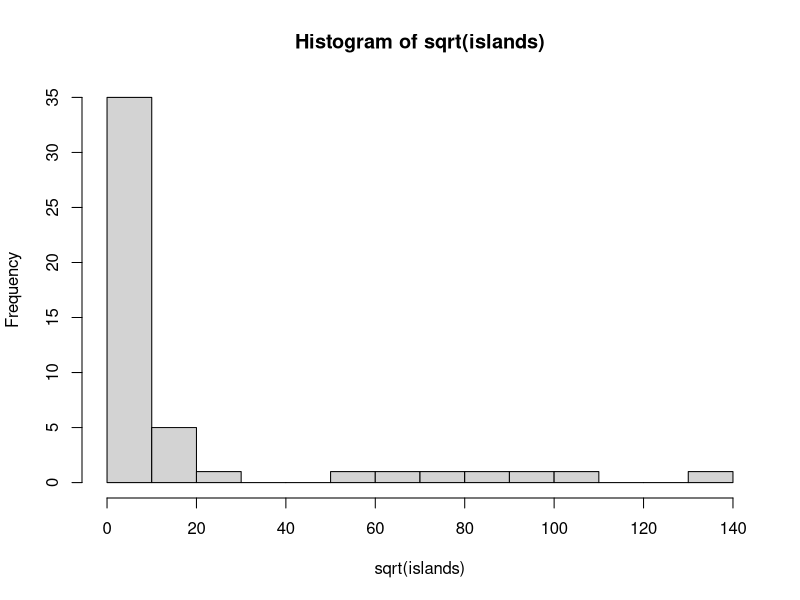
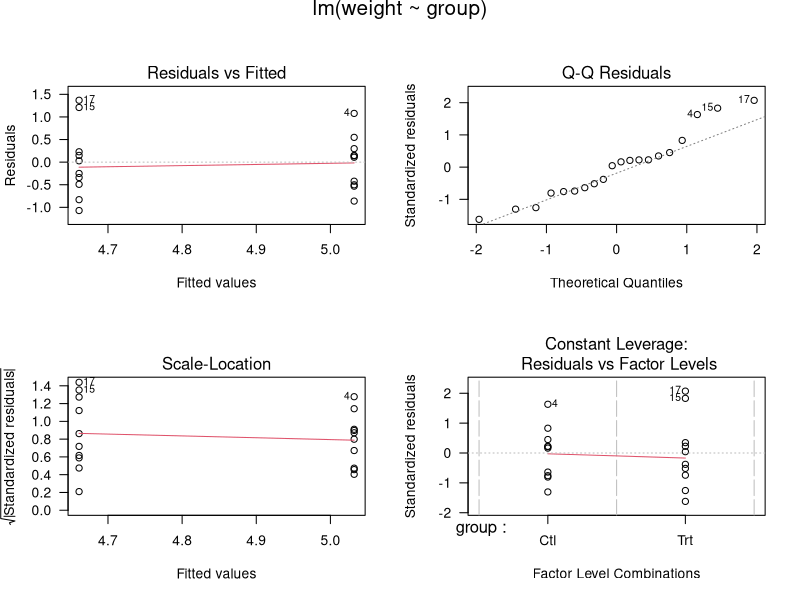

Here is the R script that generated these plots, in order:
## ---- chunk 1
x = 2
x <- 3
4 -> x # note: nobody does this
y = sqrt(x)
## ---- chunk 2
hist(sqrt(islands), breaks = 12)
## ---- chunk 3
example("lm")
## ---- chunk 4
par(ask = FALSE)
## ---- chunk 5
v = c(10, 11, 12, 13, 14)
v # on its own should return the result
v[2]
v[-2]
v[3]
v[c(2, 3)]
v[ - c(2, 3)]
v == 12
v > 12
v %% 2
v %% 2 == 0
v - 10
which(v > 2)
v[which(v > 2)]
## ---- chunk 6
y <- 1:4
pi:10
10:pi
seq(from = 2, to = 8, by = 2)
seq(from = 0, to = 1, length = 11)
## ---- chunk 7
rep(x = c(1, 2, 3, 4), times = 2)
rep(x = c(1, 2, 3, 4), each = 2)
rep(x = 1:4, each = 4)
rep(x = 1:4, times = 10)
rep(x = 1:4, times = 1:4)
## ---- chunk 8
c(1, 2, 3, 4) / 2
c(1, 2, 3, 4) / c(4, 3, 2, 1)
c(2, 4, 6, 8) / c(2, 3)
## ---- chunk 9
length(v)
sum(v)
mean(v) # Also try median(v), prod(v), cumsum(v), 
cumprod(v) # Can use cumprod(1 + r) to compute an index 
#            from a return time series r.
names(v) = c("one", "two", "three", "four", "five")
v  # v is now indexed:  try v["one"]
c(v,v)
unique(c(v,v))
sort(c(v,v))
v %in% c(10, 12)
## ---- chunk 10
mylist <- list(c("Fred", "Bill", "Martha"), 
               age = c(23,29,42,50))

mylist[[2]]
mylist[["age"]]
mylist$age # this should have an autocomplete
## ---- chunk 11
cells <- c(1,10,26,24,68,45)
rnames <- c("R1", "R2")
cnames <- c("C1", "C2", "C3")
mymatrix <- matrix(cells, nrow =2, ncol = 3,
       byrow=TRUE, dimnames=list(rnames, cnames))
